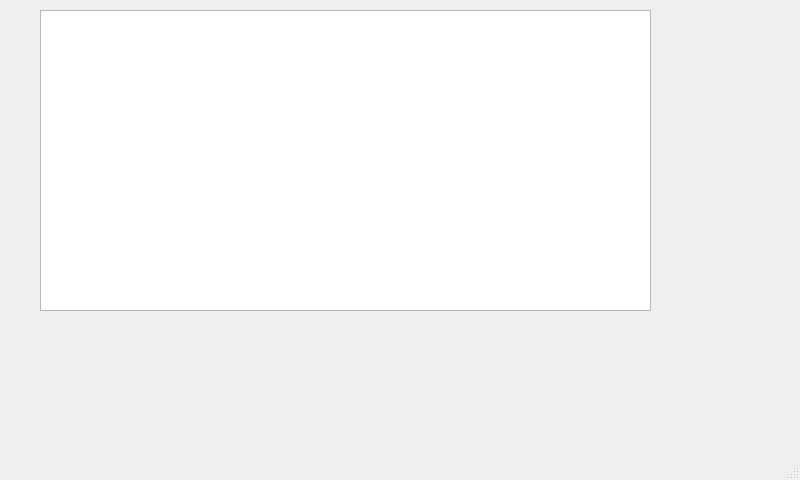
<?xml version="1.0" encoding="UTF-8"?>
<ui version="4.0">
 <class>cartpage</class>
 <widget class="QMainWindow" name="cartpage">
  <property name="geometry">
   <rect>
    <x>0</x>
    <y>0</y>
    <width>800</width>
    <height>480</height>
   </rect>
  </property>
  <property name="windowTitle">
   <string>MainWindow</string>
  </property>
  <property name="styleSheet">
   <string notr="true"/>
  </property>
  <widget class="QWidget" name="centralwidget">
   <widget class="QListWidget" name="listWidget">
    <property name="geometry">
     <rect>
      <x>40</x>
      <y>10</y>
      <width>611</width>
      <height>301</height>
     </rect>
    </property>
   </widget>
  </widget>
  <widget class="QMenuBar" name="menubar">
   <property name="geometry">
    <rect>
     <x>0</x>
     <y>0</y>
     <width>800</width>
     <height>26</height>
    </rect>
   </property>
  </widget>
  <widget class="QStatusBar" name="statusbar"/>
 </widget>
 <resources/>
 <connections/>
</ui>
